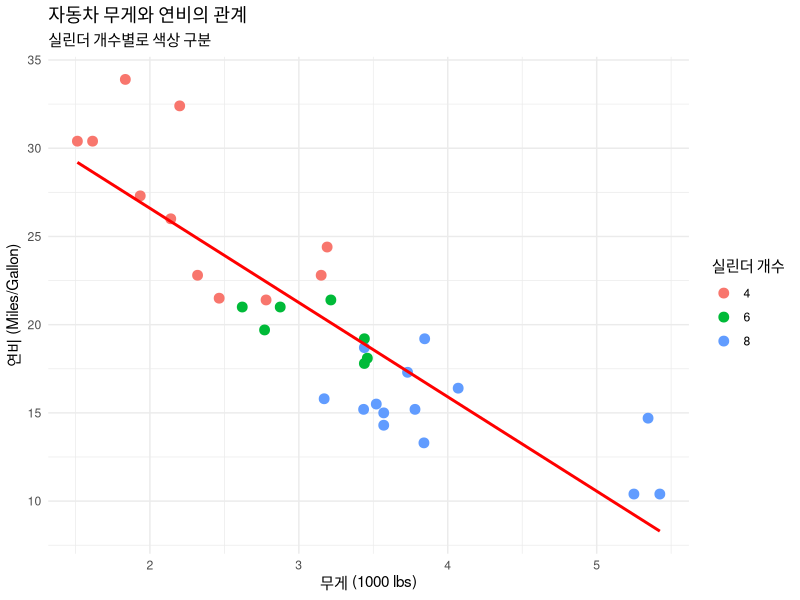
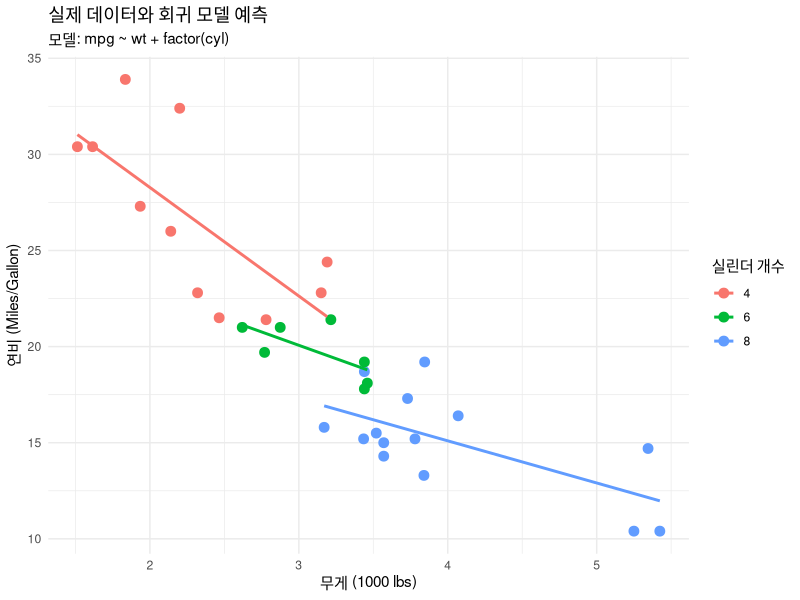
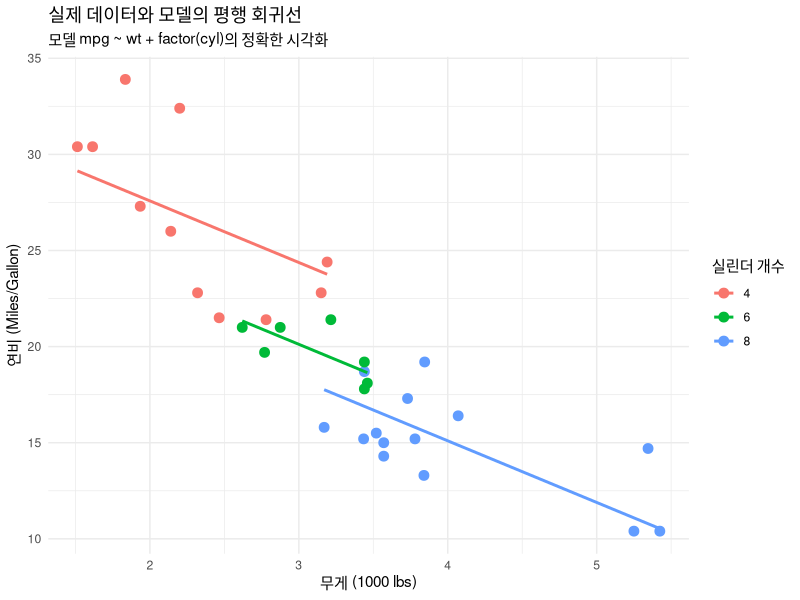

Generate these figures, in order, with R:
# mtcars 데이터셋은 R에 내장되어 있으므로 바로 사용할 수 있습니다.
# 이 스크립트는 자동차의 무게(wt)와 연비(mpg) 사이의 관계를 시각화합니다.

# ggplot2 패키지 로드 (설치되어 있지 않다면 install.packages("ggplot2") 실행 필요)
# require() 함수는 패키지가 없으면 FALSE를 반환하고 경고를 표시하므로,
# 패키지 설치 여부를 확인하고 설치하는 로직에 유용합니다.
if (!require(ggplot2)) {
  install.packages("ggplot2")
  library(ggplot2)
}

# ggplot2를 사용하여 산점도 생성
# aes()는 aesthetic 매핑을 정의합니다 (x축, y축, 색상 등).
# geom_point()는 점을 추가합니다. 실린더(cyl) 개수에 따라 색상을 다르게 지정했습니다.
# geom_smooth()는 추세선을 추가합니다 (method="lm"은 선형 모델을 의미).
# labs()는 제목, 부제, 축 레이블 등을 설정합니다.
# theme_minimal()은 깔끔한 테마를 적용합니다.
ggplot(mtcars, aes(x = wt, y = mpg)) +
  geom_point(aes(color = factor(cyl)), size = 3) +
  geom_smooth(method = "lm", se = FALSE, color = "red") +
  labs(
    title = "자동차 무게와 연비의 관계",
    subtitle = "실린더 개수별로 색상 구분",
    x = "무게 (1000 lbs)",
    y = "연비 (Miles/Gallon)",
    color = "실린더 개수"
  ) +
  theme_minimal()

# --- 회귀분석 모델링 ---

# 연비(mpg)를 종속변수로, 무게(wt)와 실린더 개수(cyl)를 독립변수로 하는 다중 회귀모델을 생성합니다.
# 실린더 개수(cyl)는 범주형 변수이므로 factor()로 처리합니다.
model <- lm(mpg ~ wt + factor(cyl), data = mtcars)

# 모델의 요약 정보를 출력합니다.
# 이 요약 정보에는 각 변수의 계수(Coefficients), R-squared 값 등 모델에 대한 상세한 정보가 포함됩니다.
cat("\n--- 다중 회귀분석 모델 요약 ---\n")
summary(model)

# --- 실제 데이터와 회귀선 시각화 ---

# ggplot2를 사용하여 실제 데이터 포인트와 모델의 회귀선을 함께 그립니다.
# aes()에 color와 group을 factor(cyl)로 지정하면, ggplot이 자동으로
# 실린더 그룹별로 데이터를 나누어 점을 찍고, 각 그룹에 대한 회귀선을 그려줍니다.
# 이는 우리가 위에서 만든 lm(mpg ~ wt + factor(cyl), ...) 모델과 동일한 결과를 시각화하는 것입니다.

ggplot(mtcars, aes(x = wt, y = mpg, color = factor(cyl), group = factor(cyl))) +
  geom_point(size = 3) + # 실제 데이터 포인트
  geom_smooth(method = "lm", se = FALSE) + # 모델의 회귀선 (se=FALSE는 신뢰구간 음영 제거)
  labs(
    title = "실제 데이터와 회귀 모델 예측",
    subtitle = "모델: mpg ~ wt + factor(cyl)",
    x = "무게 (1000 lbs)",
    y = "연비 (Miles/Gallon)",
    color = "실린더 개수"
  ) +
  theme_minimal()

# --- 모델의 평행 회귀선 정확하게 시각화하기 ---

# 1. 기존 데이터프레임에 모델의 예측값을 'predicted'라는 새 열로 추가합니다.
mtcars_with_predictions <- mtcars
mtcars_with_predictions$predicted <- predict(model)

# 2. 실제값은 점(point)으로, 모델의 예측값은 선(line)으로 그립니다.
# geom_line(aes(y = predicted))는 모델이 예측한 평행한 회귀선을 정확히 그려줍니다.
ggplot(mtcars_with_predictions, aes(x = wt, color = factor(cyl))) +
  geom_point(aes(y = mpg), size = 3) + # 실제 데이터 포인트
  geom_line(aes(y = predicted, group = factor(cyl)), linewidth = 1) + # 모델의 예측선 (평행)
  labs(
    title = "실제 데이터와 모델의 평행 회귀선",
    subtitle = "모델 mpg ~ wt + factor(cyl)의 정확한 시각화",
    x = "무게 (1000 lbs)",
    y = "연비 (Miles/Gallon)",
    color = "실린더 개수"
  ) +
  theme_minimal()
